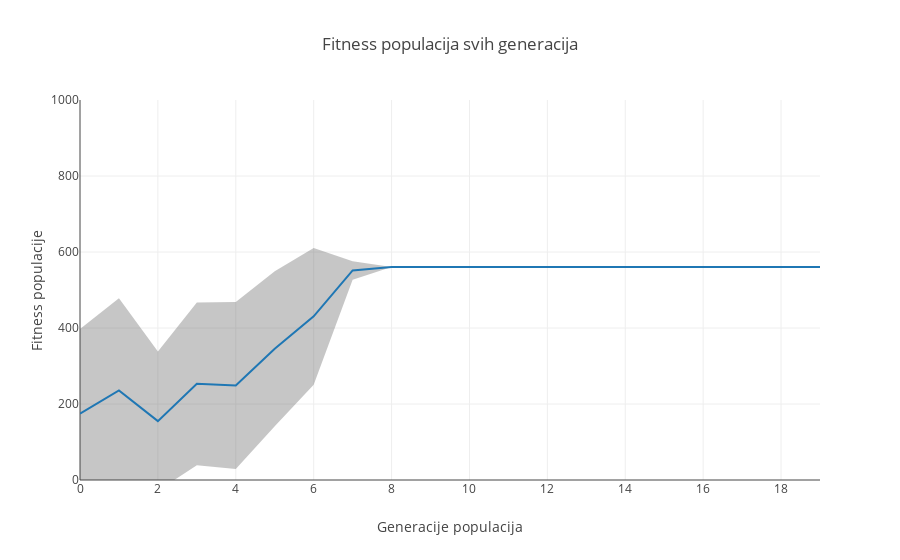

Here is the notebook cell this chart was saved with:
### Code cell
import plotly.offline as py
import plotly.graph_objs as go

py.init_notebook_mode(connected=True)

x = list(range(len(generacije['all'])))
y = [populacija['avg_fit'] for populacija in generacije['all']]
y_lower = [populacija['avg_fit'] - populacija['std_fit'] for populacija in generacije['all']]
y_upper = [populacija['avg_fit'] + populacija['std_fit'] for populacija in generacije['all']]

upper_bound = go.Scatter(
    name='Upper Bound',
    x=x,
    y=y_upper,
    mode='lines',
    marker=dict(color="#444"),
    line=dict(width=0),
    fillcolor='rgba(68, 68, 68, 0.3)',
    fill='tonexty')

trace = go.Scatter(
    name='Measurement',
    x=x,
    y=y,
    mode='lines',
    line=dict(color='rgb(31, 119, 180)'),
    fillcolor='rgba(68, 68, 68, 0.3)',
    fill='tonexty')

lower_bound = go.Scatter(
    name='Lower Bound',
    x=x,
    y=y_lower,
    marker=dict(color="#444"),
    line=dict(width=0),
    mode='lines')

# Trace order can be important
# with continuous error bars
data = [lower_bound, trace, upper_bound]

layout = go.Layout(
    yaxis=dict(title='Fitness populacije', range=[0, 1000]),
    xaxis=dict(title='Generacije populacija'),
    title='Fitness populacija svih generacija',
    showlegend = False)

fig = go.Figure(data=data, layout=layout)
py.iplot(fig, filename='pandas-continuous-error-bars')

### Figure 1 — Plotly figure (JSON) as saved in the notebook; plotly's stock layout.template omitted (floating-point values rounded to 4 significant figures)
{"data": [{"line": {"width": 0}, "marker": {"color": "#444"}, "mode": "lines", "name": "Lower Bound", "type": "scatter", "uid": "1c29a163-3f8c-4316-a4cb-815ae4556c77", "x": [0, 1, 2, 3, 4, 5, 6, 7, 8, 9, 10, 11, 12, 13, 14, 15, 16, 17, 18, 19], "y": [-47.63, -6.465, -28.47, 39.05, 28.73, 141.5, 250.9, 527.2, 560.7, 560.7, 560.7, 560.7, 560.7, 560.7, 560.7, 560.7, 560.7, 560.7, 560.7, 560.7]}, {"fill": "tonexty", "fillcolor": "rgba(68, 68, 68, 0.3)", "line": {"color": "rgb(31, 119, 180)"}, "mode": "lines", "name": "Measurement", "type": "scatter", "uid": "e0fb1948-01ee-4fca-9674-6ff1fcbc22d2", "x": [0, 1, 2, 3, 4, 5, 6, 7, 8, 9, 10, 11, 12, 13, 14, 15, 16, 17, 18, 19], "y": [174.9, 235.9, 154.9, 253.1, 248.7, 345.4, 430.7, 551.4, 560.7, 560.7, 560.7, 560.7, 560.7, 560.7, 560.7, 560.7, 560.7, 560.7, 560.7, 560.7]}, {"fill": "tonexty", "fillcolor": "rgba(68, 68, 68, 0.3)", "line": {"width": 0}, "marker": {"color": "#444"}, "mode": "lines", "name": "Upper Bound", "type": "scatter", "uid": "a25a8491-9e28-4ff4-bcbb-67b8715a3aa6", "x": [0, 1, 2, 3, 4, 5, 6, 7, 8, 9, 10, 11, 12, 13, 14, 15, 16, 17, 18, 19], "y": [397.4, 478.3, 338.3, 467.1, 468.7, 549.4, 610.5, 575.7, 560.7, 560.7, 560.7, 560.7, 560.7, 560.7, 560.7, 560.7, 560.7, 560.7, 560.7, 560.7]}], "layout": {"showlegend": false, "title": {"text": "Fitness populacija svih generacija"}, "xaxis": {"title": {"text": "Generacije populacija"}}, "yaxis": {"range": [0, 1000], "title": {"text": "Fitness populacije"}}}}
